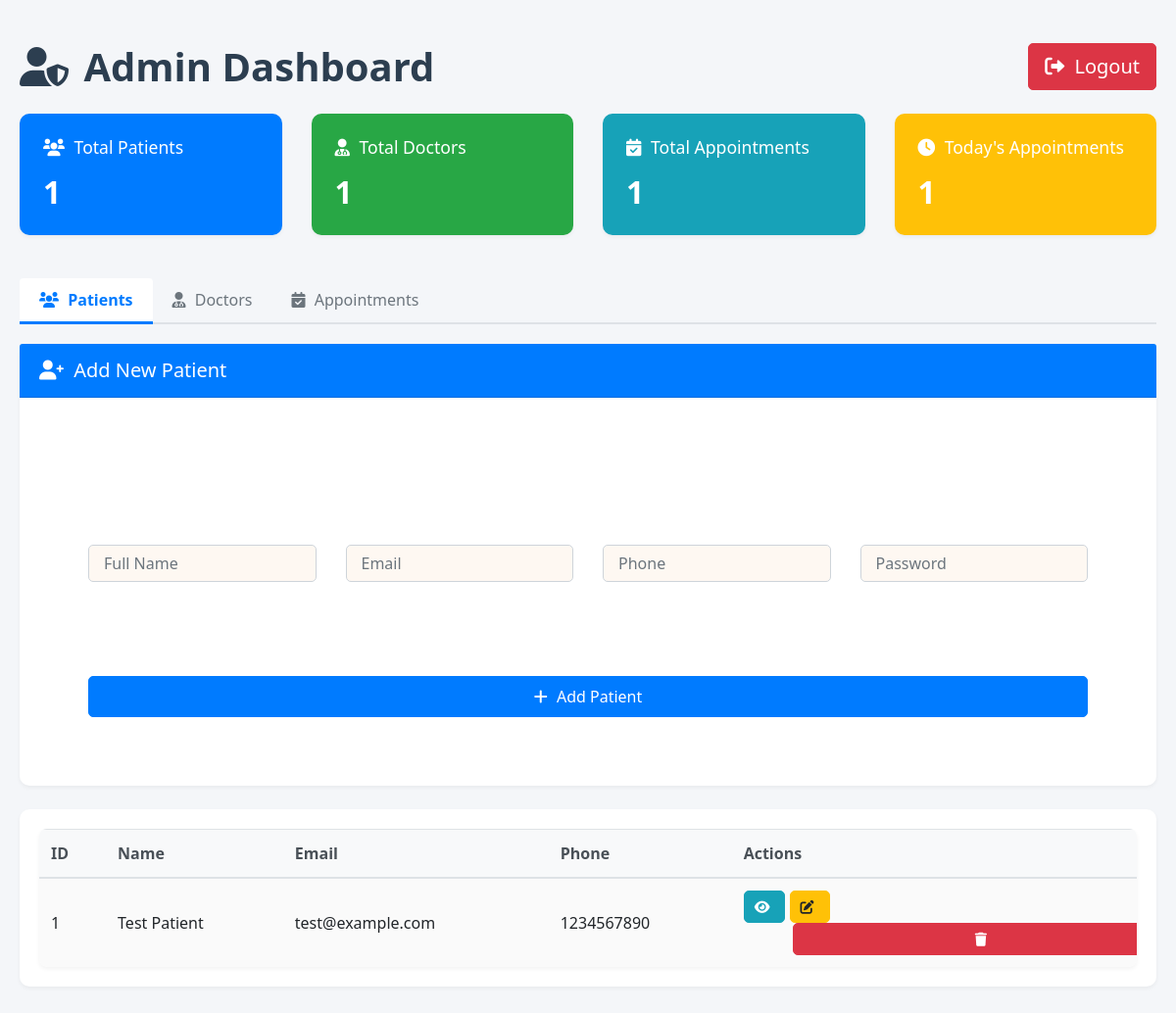
The app's page /admin_dashboard.php (signed in), older data.
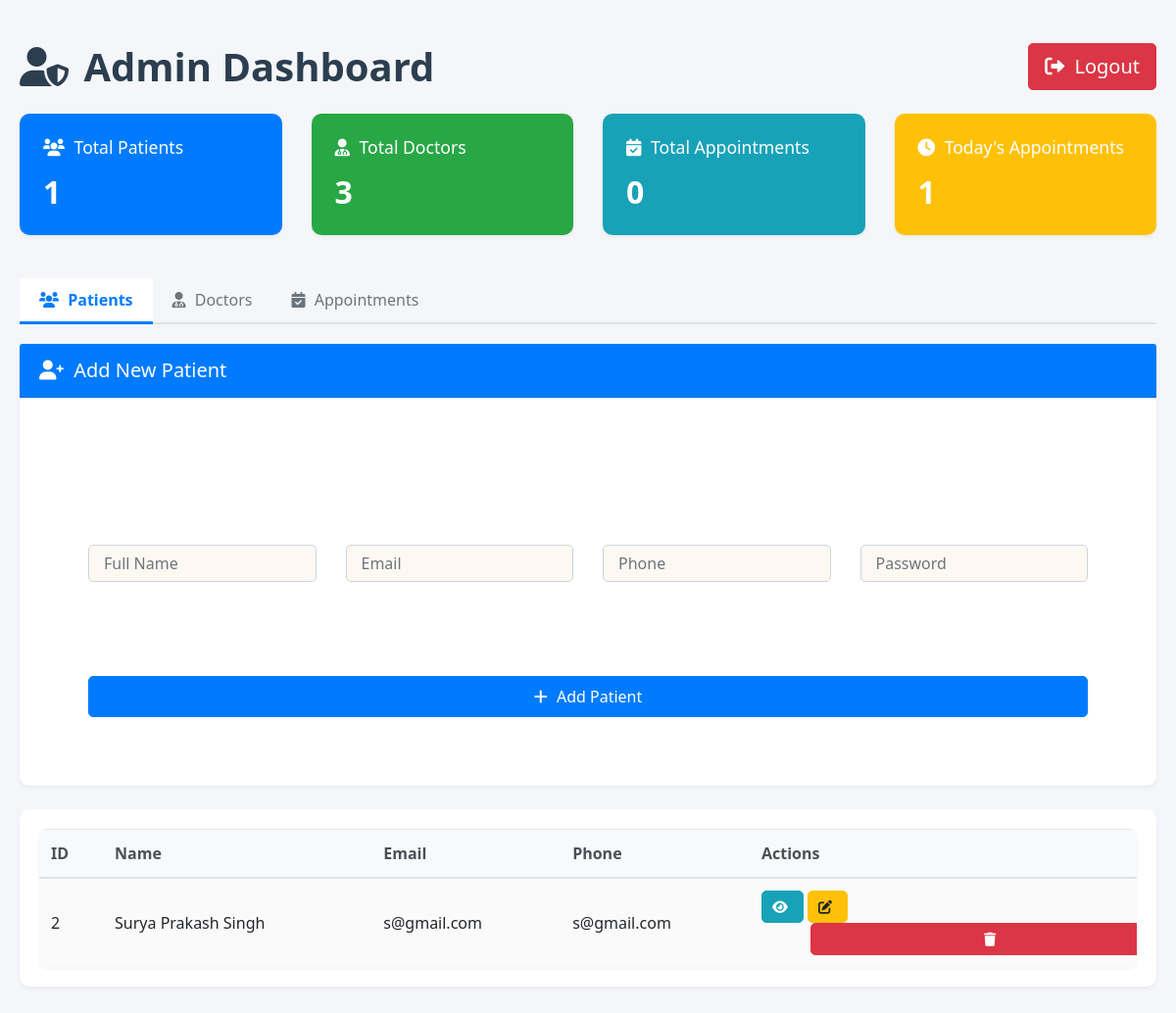
The same page, newer data.
### tables this page shows
CREATE TABLE IF NOT EXISTS `patients` (
  `patient_id` int NOT NULL AUTO_INCREMENT,
  `full_name` varchar(100) NOT NULL,
  `email` varchar(100) NOT NULL,
  `password` varchar(255) NOT NULL,
  `phone` varchar(20) DEFAULT NULL,
  `date_of_birth` date DEFAULT NULL,
  `gender` enum('Male','Female','Other') DEFAULT NULL,
  `address` text,
  `created_at` timestamp NULL DEFAULT CURRENT_TIMESTAMP,
  PRIMARY KEY (`patient_id`),
  UNIQUE KEY `email` (`email`),
  KEY `idx_patients_email` (`email`)
);

### admin_dashboard.php (the view, shortened to what this page needs)
<?php
require_once('config.php');
$patients_query = "SELECT * FROM patients ORDER BY patient_id DESC";
$patients_result = $con->query($patients_query);
$doctors_query = "SELECT * FROM doctors ORDER BY doctor_id DESC";
$doctors_result = $con->query($doctors_query);
$appointments_query = "SELECT a.*, p.full_name as patient_name, d.full_name as doctor_name
                      FROM appointments a
                      JOIN patients p ON a.patient_id = p.patient_id
                      JOIN doctors d ON a.doctor_id = d.doctor_id
                      ORDER BY a.appointment_date DESC";
$appointments_result = $con->query($appointments_query);
?>
<!DOCTYPE html>
<html>
<head>
    <link href="https://cdn.jsdelivr.net/npm/bootstrap@4.6.2/dist/css/bootstrap.min.css" rel="stylesheet">
    <link href="https://cdnjs.cloudflare.com/ajax/libs/font-awesome/6.4.2/css/all.min.css" rel="stylesheet">
    <link rel="stylesheet" href="../styles/login.css">
    <link rel="stylesheet" href="../assets/bootstrap/css/bootstrap.min.css">
    <link rel="stylesheet" href="https://cdnjs.cloudflare.com/ajax/libs/font-awesome/6.0.0/css/all.min.css">
</head>
<body>
    <div class="container-fluid mt-4">
        <div class="row mb-4">
            <div class="col-md-12">
                <div class="d-flex justify-content-between align-items-center">
                    <h1><i class="fas fa-user-shield"></i> Admin Dashboard</h1>
                    <a href="index.php" class="btn btn-danger btn-lg">
                        <i class="fas fa-sign-out-alt"></i> Logout
                    </a>
                </div>
            </div>
        </div>
        <div class="row mb-4">
            <div class="col-md-3">
                <div class="card bg-primary text-white dashboard-card">
                    <div class="card-body">
                        <h5><i class="fas fa-users"></i> Total Patients</h5>
                        <h2><?php echo $patients_result->num_rows; ?></h2>
                    </div>
                </div>
            </div>
            <div class="col-md-3">
                <div class="card bg-success text-white dashboard-card">
                    <div class="card-body">
                        <h5><i class="fas fa-user-md"></i> Total Doctors</h5>
                        <h2><?php echo $doctors_result->num_rows; ?></h2>
                    </div>
                </div>
            </div>
            <div class="col-md-3">
                <div class="card bg-info text-white dashboard-card">
                    <div class="card-body">
                        <h5><i class="fas fa-calendar-check"></i> Total Appointments</h5>
                        <h2><?php echo $appointments_result->num_rows; ?></h2>
                    </div>
                </div>
            </div>
            <div class="col-md-3">
                <div class="card bg-warning text-white dashboard-card">
                    <div class="card-body">
                        <h5><i class="fas fa-clock"></i> Today's Appointments</h5>
                        <h2><?php
                            $today = date('Y-m-d');
                            $today_query = "SELECT COUNT(*) as count FROM appointments WHERE appointment_date = '$today'";
                            $today_result = $con->query($today_query);
                            echo $today_result->fetch_assoc()['count'];
                        ?></h2>
                    </div>
                </div>
            </div>
        </div>
        <div class="row">
            <div class="col-md-12">
                <ul class="nav nav-tabs" id="dashboardTabs" role="tablist">
                    <li class="nav-item">
                        <a class="nav-link active" id="patients-tab" data-toggle="tab" href="#patients" role="tab">
                            <i class="fas fa-users"></i> Patients
                        </a>
                    </li>
                    <li class="nav-item">
                        <a class="nav-link" id="doctors-tab" data-toggle="tab" href="#doctors" role="tab">
                            <i class="fas fa-user-md"></i> Doctors
                        </a>
                    </li>
                    <li class="nav-item">
                        <a class="nav-link" id="appointments-tab" data-toggle="tab" href="#appointments" role="tab">
                            <i class="fas fa-calendar-check"></i> Appointments
                        </a>
                    </li>
                </ul>
                <div class="tab-content mt-3" id="dashboardTabsContent">
                    <div class="tab-pane fade show active" id="patients" role="tabpanel">
                        <div class="card mb-4">
                            <div class="card-header bg-primary text-white">
                                <h5 class="mb-0"><i class="fas fa-user-plus"></i> Add New Patient</h5>
                            </div>
                            <div class="card-body">
                                <form method="POST" action="">
                                    <div class="row">
                                        <div class="col-md-3">
                                            <div class="form-group">
                                                <input type="text" class="form-control" name="full_name" placeholder="Full Name" required>
                                            </div>
                                        </div>
                                        <div class="col-md-3">
                                            <div class="form-group">
                                                <input type="email" class="form-control" name="email" placeholder="Email" required>
                                            </div>
                                        </div>
                                        <div class="col-md-3">
                                            <div class="form-group">
                                                <input type="tel" class="form-control" name="phone" placeholder="Phone" required>
                                            </div>
                                        </div>
                                        <div class="col-md-3">
                                            <div class="form-group">
                                                <input type="password" class="form-control" name="password" placeholder="Password" required>
                                            </div>
                                        </div>
                                    </div>
                                    <button type="submit" name="add_patient" class="btn btn-primary">
                                        <i class="fas fa-plus"></i> Add Patient
                                    </button>
                                </form>
                            </div>
                        </div>
                        <div class="card">
                            <div class="card-body">
                                <div class="table-responsive">
                                    <table class="table table-striped">
                            <thead>
                                <tr>
                                    <th>ID</th>
                                    <th>Name</th>
                                    <th>Email</th>
                                                <th>Phone</th>
                                    <th>Actions</th>
                                </tr>
                            </thead>
                            <tbody>
                                            <?php while($patient = $patients_result->fetch_assoc()): ?>
                                            <tr>
                                                <td><?php echo $patient['patient_id']; ?></td>
                                                <td><?php echo $patient['full_name']; ?></td>
                                                <td><?php echo $patient['email']; ?></td>
                                                <td><?php echo $patient['phone']; ?></td>
                                                <td>
                                                    <button class="btn btn-info btn-sm" onclick="viewPatient(<?php echo $patient['patient_id']; ?>)">
                                                        <i class="fas fa-eye"></i>
                                                    </button>
                                                    <button
                                                        class="btn btn-warning btn-sm"
                                                        data-toggle="modal"
                                                        data-target="#editPatientModal"
                                                        onclick="fillEditPatientModal(
                                                            '<?php echo $patient['patient_id']; ?>',
                                                            '<?php echo htmlspecialchars($patient['full_name'], ENT_QUOTES); ?>',
                                                            '<?php echo htmlspecialchars($patient['email'], ENT_QUOTES); ?>',
                                                            '<?php echo htmlspecialchars($patient['phone'], ENT_QUOTES); ?>'
                                                        )"
                                                    >
                                                        <i class="fas fa-edit"></i>
                                                    </button>
                                                    <form method="POST" action="" style="display: inline;">
                                                        <button type="submit" name="delete_patient" class="btn btn-danger btn-sm" onclick="return confirm('Are you sure you want to delete this patient?')">
                                                            <i class="fas fa-trash"></i>
                                                        </button>
                                                    </form>
                                    </td>
                                </tr>
                                            <?php endwhile; ?>
                            </tbody>
                        </table>
                                </div>
                    </div>
                </div>
            </div>
                </div>
            </div>
        </div>
    </div>
</body>
</html>

### styles/login.css (style rules this page uses)
form { margin:50px; }
form input { background-color:#fef8f2 !important; }
form div { text-align:left; margin:40px 0px; }
form button { width:100%; }

### admin_dashboard.php (style rules this page uses)
body { background-color: #f4f6f9; font-family: 'Segoe UI', Tahoma, Geneva, Verdana, sans-serif; }
.dashboard-card { transition: transform 0.2s; border: none; border-radius: 10px; box-shadow: 0 4px 6px rgba(0, 0, 0, 0.1); margin-bottom: 20px; }
.dashboard-card .card-body { padding: 1.5rem; }
.dashboard-card h5 { font-size: 1.1rem; margin-bottom: 1rem; }
.dashboard-card h2 { font-size: 2rem; font-weight: bold; margin: 0; }
.nav-tabs { border-bottom: 2px solid #dee2e6; margin-bottom: 20px; }
.nav-tabs .nav-link { border: none; color: #6c757d; padding: 10px 20px; font-weight: 500; transition: all 0.3s; }
.nav-tabs .nav-link.active { color: #007bff; font-weight: bold; border: none; border-bottom: 3px solid #007bff; }
.table-responsive { max-height: 500px; overflow-y: auto; border-radius: 8px; box-shadow: 0 2px 4px rgba(0, 0, 0, 0.05); }
.table { margin-bottom: 0; }
.table thead th { background-color: #f8f9fa; border-bottom: 2px solid #dee2e6; color: #495057; font-weight: 600; padding: 12px; }
.table tbody td { padding: 12px; vertical-align: middle; }
.table-striped tbody tr:nth-of-type(odd) { background-color: rgba(0, 0, 0, 0.02); }
.form-control { border: 1px solid #ced4da; border-radius: 5px; padding: 10px 15px; transition: border-color 0.2s; }
.btn { padding: 8px 16px; border-radius: 5px; font-weight: 500; transition: all 0.3s; }
.btn-sm { padding: 5px 10px; font-size: 0.875rem; }
.btn-primary { background-color: #007bff; border-color: #007bff; }
.btn-danger { background-color: #dc3545; border-color: #dc3545; }
.btn-warning { background-color: #ffc107; border-color: #ffc107; color: #212529; }
.btn-info { background-color: #17a2b8; border-color: #17a2b8; }
.card { border: none; border-radius: 10px; box-shadow: 0 2px 4px rgba(0, 0, 0, 0.05); margin-bottom: 20px; }
.card-header { background-color: #fff; border-bottom: 1px solid rgba(0, 0, 0, 0.125); padding: 15px 20px; }
.card-body { padding: 20px; }
.fas { margin-right: 5px; }
.container-fluid { padding: 20px; }
h1 { color: #2c3e50; font-weight: 600; margin-bottom: 0; }

Row changes from the older to the newer data that the page shows:
removed patients: patient_id "1", full_name "Test Patient", email "test@example.com", phone "1234567890"
added patients: patient_id "2", full_name "Surya Prakash Singh", email "s@gmail.com", phone "s@gmail.com"
Text that changed along with them:
$doctors_result->num_rows: "1" → "3"
$appointments_result->num_rows: "1" → "0"
